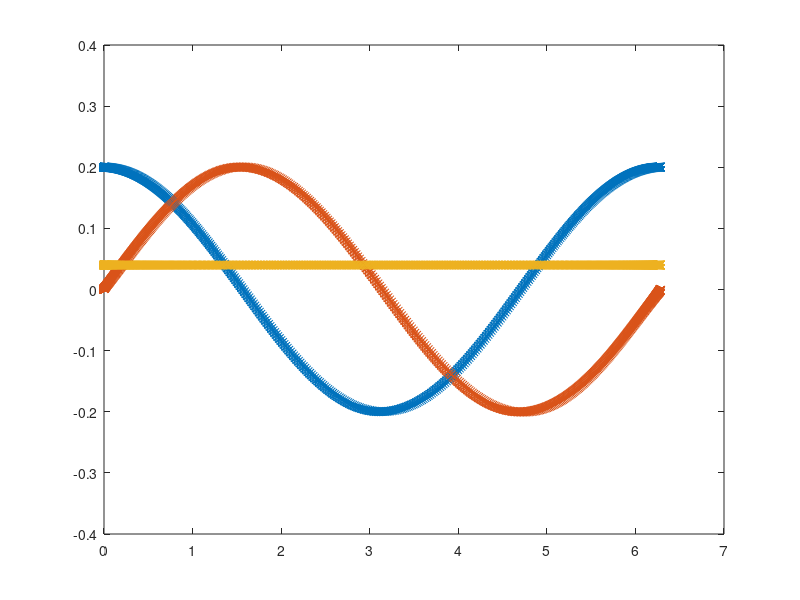

Source code (MATLAB): (Note: this script raises an error after producing the figure.)
clc; close all; clear; mua=[];
%
% cd     '/people/gesla/Documents/git/mtb-work/sn-stab/sn-mod-noack';
%

% Noack system
np=520; %r=24; 
nt=7; 

mu=0.04; r=sqrt(mu); gm=1; %gamma
% mu=0.04+it*0.04; r=sqrt(mu); gm=1; %gamma
% mu=3/4; r=sqrt(mu); gm=1; %gamma
neq=3; %np=100; np=np+2;

%init
t=0:2*pi/(np-1):2*pi; u=r*cos(t); v=r*sin(t)/gm; w=r^2*ones(1,length(t));
T=2*pi; x=u; y=v; z=w;

X=[x',y',z'];
%

 X1=X;
tch=cos(0:pi/(np*1-1):pi)'; tch1=tch;

%
tch=(tch+1)/2*t(end); X=interp1(t,X,tch); X=[r*cos(tch),r*sin(tch),r^2*ones(length(tch),1)]; 

y=X; v2=[y;flipud(y(2:end-1,:))]; z=real(fft(v2)./length(v2)); a=z; a(2:end,:)=2*a(2:end,:); %z are cheb coeffs
zcut=z*0; zcut([1:nt,end-nt+2:end],:)=z([1:nt,end-nt+2:end],:); ycut=ifft(zcut).*length(zcut); ycut=ycut(1:end/2+1,:);

% plot(t,X1,'--'); hold on; set(gca,"ColorOrderIndex",1);
plot(tch,y,'->'); hold on; set(gca,"ColorOrderIndex",1);
plot(tch,ycut,'-x'); hold on; set(gca,"ColorOrderIndex",1);
fprintf("cheb init approx accuracy: %4.2e\n",norm(y-ycut,"fro"));
%
u=[reshape(real(a(1:nt,:).'),[3*nt,1])];
u(nt*3+1)=2*pi/T;
uinit=u;
% semilogy(abs(a(1:2:end,1)))

% % plot
% neq=3;
% xch=X*0;
% for i=0:nt-1
%     
%     xch(:,1)=xch(:,1)+u(i*neq+1).*cos(i*acos(tch1));
%     xch(:,2)=xch(:,2)+u(i*neq+2).*cos(i*acos(tch1));
%     xch(:,3)=xch(:,3)+u(i*neq+3).*cos(i*acos(tch1));
% end
% 
% plot(tch,xch,'o-'); hold on; set(gca,"ColorOrderIndex",1); %same as ycut
%
% u=u*0; u(end-3)=1;
for i=1:15
[g,jac]=calculateRhsAndJac(3,nt,u,r);

fprintf("it: %d \t norm(rhs): %4.2e\n",i,norm(g));

if(norm(g)<1e-12)
    break; 
end
u=u-jac\g;
%     u(4:6)'

end
% pause;
%
[U,S,V]=svds(jac(1:end-1,1:end-1),5,'smallest');
% [U,S,V]=svds(jac(1:end,1:end),5,'smallest');


% second stability

nt2=nt;
% l3=zeros(3,nt2*2); l3(1,1:nt2)=ones(1,nt2)*2-mod([0:nt2-1],2)*4; l3(1,1)=1; l31=reshape(l3,[3*nt2*2,1])';
% l3=zeros(3,nt2*2); l3(2,1:nt2)=ones(1,nt2)*2-mod([0:nt2-1],2)*4; l3(2,1)=1; l32=reshape(l3,[3*nt2*2,1])';
% l3=zeros(3,nt2*2); l3(3,1:nt2)=ones(1,nt2)*2-mod([0:nt2-1],2)*4; l3(3,1)=1; l33=reshape(l3,[3*nt2*2,1])';

l3=zeros(3,nt2); l3(1,1:nt2)=ones(1,nt2); r31=reshape(l3,[3*nt2,1])';
l3=zeros(3,nt2); l3(2,1:nt2)=ones(1,nt2);  r32=reshape(l3,[3*nt2,1])';
l3=zeros(3,nt2); l3(3,1:nt2)=ones(1,nt2);  r33=reshape(l3,[3*nt2,1])';


jmod=full(jac(1:end-1,1:end-1));%-b*j2hm+b;
ind=nt*3+1-3;
% jmod(ind,:)=l31;
% jmod(ind+1,:)=l32;
% jmod(ind+2,:)=l33;

bmod=jmod*0;
bmod(ind,:)=r31;
bmod(ind+1,:)=r32;
bmod(ind+2,:)=r33;
%
[evc,evs]=eig(full(jmod),full(bmod)); evs=diag(evs); b=abs(evs)<Inf; evs=evs(b); evc=evc(:,b);

evsAnal=[0;(-1-sqrt(1-8*mu))/2;(-1+sqrt(1-8*mu))/2;];
flmult=exp(evsAnal*T);

fprintf("Result || \n");
fprintf("Analytical fl mult:\n");
disp(flmult');
fprintf("Numerical fl mult:\n");
flnum=1./(1-evs)';
disp(flnum);
save("flnum-"+num2str(nt)+".mat",'nt','flnum','flmult');
close all;
%% visu
close all;
up=u;
neq=3;
xch=X*0;
for i=0:nt-1    
    xch(:,1)=xch(:,1)+up(i*neq+1).*cos(i*acos(tch1));
    xch(:,2)=xch(:,2)+up(i*neq+2).*cos(i*acos(tch1));
    xch(:,3)=xch(:,3)+up(i*neq+3).*cos(i*acos(tch1));
end

plot(tch,xch,'-'); hold on; set(gca,"ColorOrderIndex",1); %same as ycut
% plot3(xch(:,1),xch(:,2),xch(:,3),'-'); hold on; plot3(xch(1,1),xch(1,2),xch(1,3),'>'); hold on; 
grid on; hold on;

%

% up=u+[V(:,5);0];
up=uinit;
neq=3;
xch=X*0;
for i=0:nt-1    
    xch(:,1)=xch(:,1)+up(i*neq+1).*cos(i*acos(tch1));
    xch(:,2)=xch(:,2)+up(i*neq+2).*cos(i*acos(tch1));
    xch(:,3)=xch(:,3)+up(i*neq+3).*cos(i*acos(tch1));
end

plot(tch,xch,'-'); hold on; set(gca,"ColorOrderIndex",1); %same as ycut
% plot3(xch(:,1),xch(:,2),xch(:,3),'-'); hold on; plot3(xch(1,1),xch(1,2),xch(1,3),'>'); hold on; 
grid on; hold on;

%% post conv
clc; clear; close all;
ll=importdata("list");
fl=[]; nt=[];
for i=1:length(ll)
    a=importdata(ll{i}); a2=a;
    nt=[nt;a.nt]; fl=[fl;sort(a.flnum)];
end

[a,b]=sort(nt); nt=nt(b); fl=fl(b,:);
%%
close all;
semilogy(nt,abs(fl-fl./fl.*sort(a2.flmult)'))
legend(num2str(sort(a2.flmult)))
